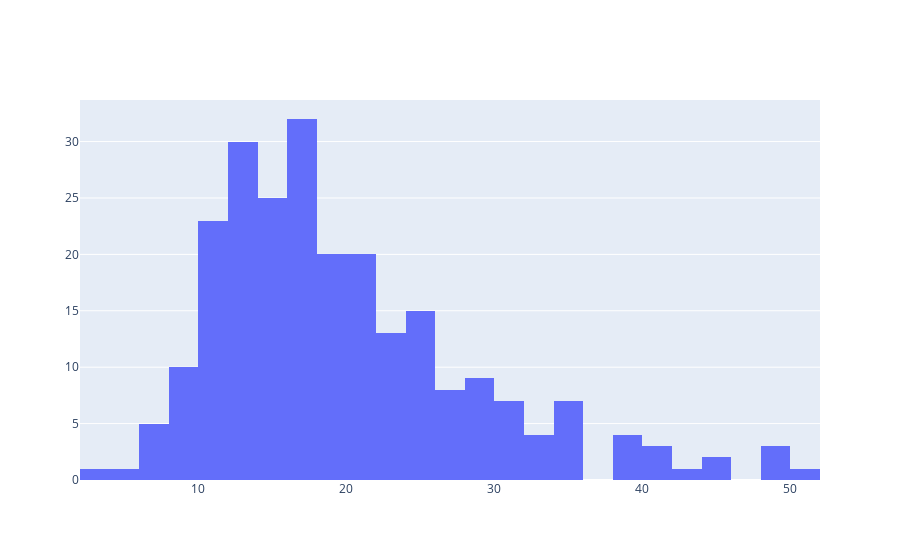

The cell this chart's notebook holds for it:
### Code cell
fig=go.Figure()
fig.add_trace(go.Histogram(x=tips['total_bill']))

### Figure 1 — Plotly figure (JSON) as saved in the notebook; plotly's stock layout.template omitted (floating-point values rounded to 4 significant figures; data arrays with more than 128 entries replaced by an {"elided": "..."} marker saying what was removed)
{"data": [{"type": "histogram", "x": {"elided": "244 float values"}}], "layout": {}}
